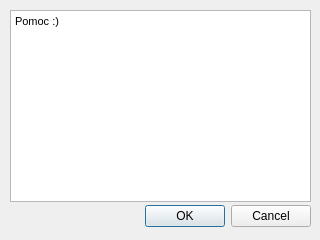
<?xml version="1.0" encoding="UTF-8"?>
<ui version="4.0">
 <class>Help</class>
 <widget class="QDialog" name="Help">
  <property name="geometry">
   <rect>
    <x>0</x>
    <y>0</y>
    <width>320</width>
    <height>240</height>
   </rect>
  </property>
  <property name="windowTitle">
   <string>QtPlanner Pomoc</string>
  </property>
  <widget class="QDialogButtonBox" name="buttonBox">
   <property name="geometry">
    <rect>
     <x>10</x>
     <y>200</y>
     <width>301</width>
     <height>32</height>
    </rect>
   </property>
   <property name="orientation">
    <enum>Qt::Horizontal</enum>
   </property>
   <property name="standardButtons">
    <set>QDialogButtonBox::Cancel|QDialogButtonBox::Ok</set>
   </property>
  </widget>
  <widget class="QTextBrowser" name="textBrowser">
   <property name="geometry">
    <rect>
     <x>10</x>
     <y>10</y>
     <width>301</width>
     <height>192</height>
    </rect>
   </property>
   <property name="html">
    <string>&lt;!DOCTYPE HTML PUBLIC &quot;-//W3C//DTD HTML 4.0//EN&quot; &quot;http://www.w3.org/TR/REC-html40/strict.dtd&quot;&gt;
&lt;html&gt;&lt;head&gt;&lt;meta name=&quot;qrichtext&quot; content=&quot;1&quot; /&gt;&lt;style type=&quot;text/css&quot;&gt;
p, li { white-space: pre-wrap; }
&lt;/style&gt;&lt;/head&gt;&lt;body style=&quot; font-family:'MS Shell Dlg 2'; font-size:8.25pt; font-weight:400; font-style:normal;&quot;&gt;
&lt;p style=&quot; margin-top:0px; margin-bottom:0px; margin-left:0px; margin-right:0px; -qt-block-indent:0; text-indent:0px;&quot;&gt;&lt;span style=&quot; font-size:8pt;&quot;&gt;Pomoc :)&lt;/span&gt;&lt;/p&gt;&lt;/body&gt;&lt;/html&gt;</string>
   </property>
  </widget>
 </widget>
 <resources/>
 <connections>
  <connection>
   <sender>buttonBox</sender>
   <signal>accepted()</signal>
   <receiver>Help</receiver>
   <slot>accept()</slot>
   <hints>
    <hint type="sourcelabel">
     <x>248</x>
     <y>254</y>
    </hint>
    <hint type="destinationlabel">
     <x>157</x>
     <y>274</y>
    </hint>
   </hints>
  </connection>
  <connection>
   <sender>buttonBox</sender>
   <signal>rejected()</signal>
   <receiver>Help</receiver>
   <slot>reject()</slot>
   <hints>
    <hint type="sourcelabel">
     <x>316</x>
     <y>260</y>
    </hint>
    <hint type="destinationlabel">
     <x>286</x>
     <y>274</y>
    </hint>
   </hints>
  </connection>
 </connections>
</ui>
